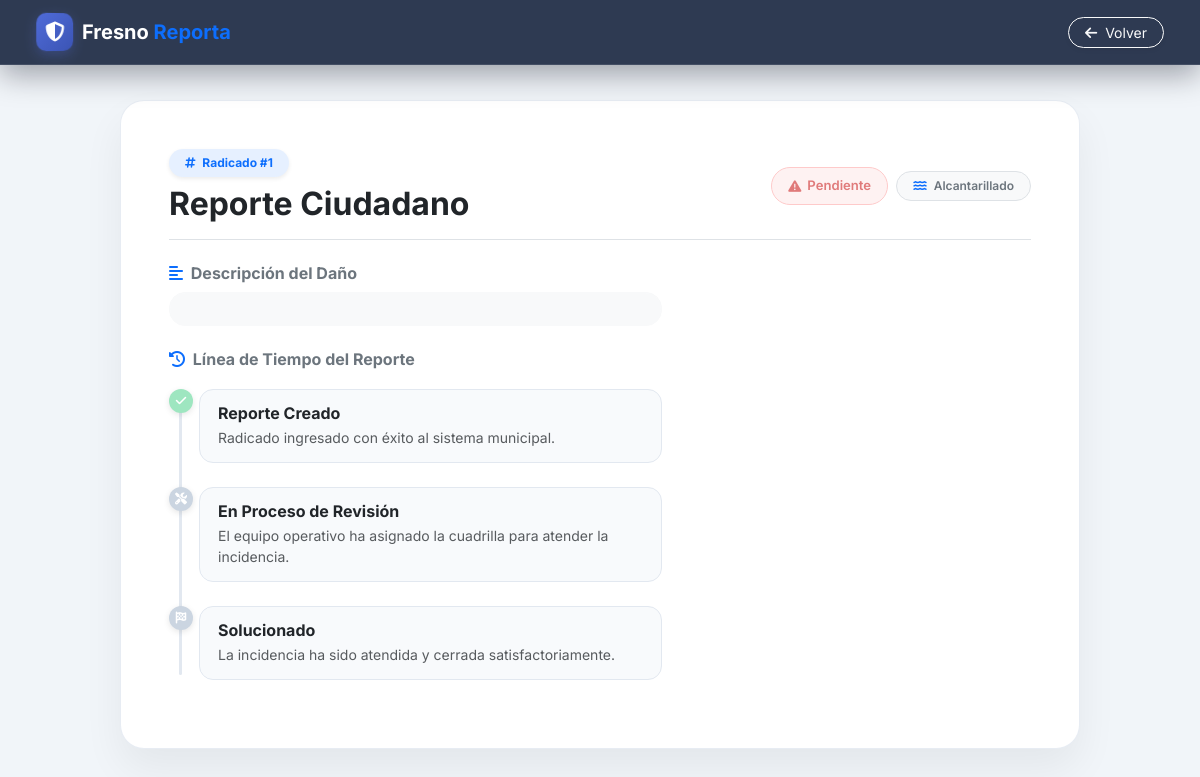
Screenshot of /FresnoReporta/public/index.php?url=detalle&id=1 (signed in) with the database file from the repository.
### tables this page shows
CREATE TABLE `reportes` (
  `id_reporte` int(11) NOT NULL,
  `id_usuario` int(11) NOT NULL,
  `id_categoria` int(11) NOT NULL,
  `id_estado` int(11) NOT NULL,
  `id_prioridad` int(11) NOT NULL,
  `id_dependencia` int(11) DEFAULT NULL,
  `id_municipio` int(11) NOT NULL,
  `id_barrio` int(11) DEFAULT NULL,
  `id_vereda` int(11) DEFAULT NULL,
  `tipo_zona` enum('Urbana','Rural') NOT NULL,
  `titulo` varchar(150) NOT NULL DEFAULT 'Reporte Ciudadano',
  `descripcion` text NOT NULL,
  `direccion` varchar(255) DEFAULT NULL,
  `latitud` decimal(10,8) DEFAULT NULL,
  `longitud` decimal(11,8) DEFAULT NULL,
  `fecha_reporte` timestamp NOT NULL DEFAULT current_timestamp(),
  `fecha_actualizacion` timestamp NOT NULL DEFAULT current_timestamp() ON UPDATE current_timestamp(),
  `calificacion` int(11) DEFAULT NULL,
  `comentario_calificacion` text DEFAULT NULL
);

CREATE TABLE `estados` (
  `id_estado` int(11) NOT NULL,
  `nombre` varchar(50) NOT NULL,
  `descripcion` varchar(255) DEFAULT NULL,
  `color` varchar(20) DEFAULT NULL,
  `activo` tinyint(1) DEFAULT 1
);

CREATE TABLE `categorias` (
  `id_categoria` int(11) NOT NULL,
  `nombre` varchar(100) NOT NULL,
  `descripcion` varchar(255) DEFAULT NULL,
  `activo` tinyint(1) DEFAULT 1
);

### FresnoReporta/app/controllers/ReporteController.php (called while the page is built, shortened)
<?php
require_once __DIR__ . '/../helpers/helpers.php';
class ReporteController
{
    public function detalle()
    {
        $id_reporte = $_GET['id'] ?? null;
        $reporte = null;
        if ($id_reporte) {
            try {
                $database = new Database();
                $conexion = $database->conectar();
                $stmt = $conexion->prepare("SELECT r.*, c.nombre as categoria_nombre, e.nombre as estado_nombre, e.color as estado_color, u.nombre as usuario_nombre FROM reportes r LEFT JOIN categorias c ON r.id_categoria = c.id_categoria LEFT JOIN estados e ON r.id_estado = e.id_estado LEFT JOIN usuarios u ON r.id_usuario = u.id_usuario WHERE r.id_reporte = :id LIMIT 1");
                $stmt->execute([':id' => $id_reporte]);
                $reporte = $stmt->fetch(PDO::FETCH_ASSOC);
            } catch (PDOException $e) { $reporte = null; }
        }
        require_once __DIR__ . '/../views/reportes/detalle.php';
    }
}

### FresnoReporta/app/helpers/helpers.php (called while the page is built, shortened)
<?php
function categoriaIcon($nombre)
{
    $iconos = [
        'Acueducto' => 'fa-droplet',
        'Alcantarillado' => 'fa-water',
        'Alumbrado público' => 'fa-lightbulb',
        'Árboles caídos' => 'fa-tree',
        'Basuras' => 'fa-dumpster',
        'Deslizamientos' => 'fa-hill-rockslide',
        'Espacio público' => 'fa-landmark',
        'Huecos en la vía' => 'fa-road-circle-exclamation',
        'Inundaciones' => 'fa-house-flood-water',
        'Otro' => 'fa-circle-question',
        'Parques' => 'fa-seedling',
        'Puentes' => 'fa-route',
        'Semáforos' => 'fa-traffic-light',
        'Señalización vial' => 'fa-signs-post',
    ];
    return $iconos[$nombre] ?? 'fa-triangle-exclamation';
}

### FresnoReporta/app/views/reportes/detalle.php (the view, shortened to what this page needs)
<!DOCTYPE html>
<html lang="es">
<head>
    <link href="https://cdn.jsdelivr.net/npm/bootstrap@5.3.0/dist/css/bootstrap.min.css" rel="stylesheet">
    <link rel="stylesheet" href="https://cdnjs.cloudflare.com/ajax/libs/font-awesome/6.4.0/css/all.min.css">
    <link rel="stylesheet" href="https://unpkg.com/leaflet@1.9.4/dist/leaflet.css" />
    <link rel="stylesheet" href="/FresnoReporta/public/assets/css/app.css?v=4">
</head>
<body>
    <nav class="navbar navbar-expand-lg navbar-dark navbar-custom px-4 py-2 sticky-top">
        <div class="container-fluid">
            <a class="navbar-brand fw-bold d-flex align-items-center text-decoration-none" href="/FresnoReporta/public/index.php?url=mis-reportes">
                <div class="brand-badge me-2"><i class="fas fa-shield-alt"></i></div>
                <span class="text-white">Fresno <span class="text-primary">Reporta</span></span>
            </a>
            <a href="/FresnoReporta/public/index.php?url=mis-reportes" class="btn btn-outline-light btn-sm rounded-pill px-3 shadow-sm"><i class="fas fa-arrow-left me-1"></i> Volver</a>
        </div>
    </nav>
    <div class="main-container">
        <?php if (!empty($error) || !$reporte): ?>
            <div class="alert alert-danger rounded-4 shadow-sm p-4 text-center">
                <h4 class="fw-bold mb-2"><i class="fas fa-exclamation-triangle me-2"></i> Error</h4>
                <p class="text-muted mb-3"><?php echo htmlspecialchars($error ?? 'Reporte no encontrado.'); ?></p>
                <a href="/FresnoReporta/public/index.php?url=mis-reportes" class="btn btn-primary rounded-pill px-4">Volver</a>
            </div>
        <?php else: ?>
            <?php
                $id_estado = $reporte['id_estado'] ?? 1;
                $estado_nombre = $reporte['estado_nombre'] ?? 'Pendiente';
                $badge_class = 'bg-pendiente-light';
                $status_icon = 'fa-exclamation-triangle';
            ?>
            <div class="detail-card p-4 p-md-5 reveal">
                <div class="d-flex justify-content-between align-items-center flex-wrap gap-3 mb-4 pb-3 border-bottom">
                    <div>
                        <span class="badge bg-primary bg-opacity-10 text-primary px-3 py-2 rounded-pill fw-bold mb-2 shadow-sm"><i class="fas fa-hashtag me-1"></i> Radicado #<?php echo $reporte['id_reporte']; ?></span>
                        <h2 class="fw-bold text-dark m-0"><?php echo htmlspecialchars($reporte['titulo']); ?></h2>
                    </div>
                    <div class="d-flex align-items-center gap-2">
                        <span class="badge-status-pill <?php echo $badge_class; ?>"><i class="fas <?php echo $status_icon; ?>"></i> <?php echo htmlspecialchars($estado_nombre); ?></span>
                        <span class="badge bg-light text-secondary border px-3 py-2 rounded-pill fw-semibold"><i class="fas <?php echo categoriaIcon($reporte['categoria_nombre'] ?? 'General'); ?> text-primary me-1"></i> <?php echo htmlspecialchars($reporte['categoria_nombre'] ?? 'General'); ?></span>
                    </div>
                </div>
                <div class="row g-4">
                    <div class="col-lg-7">
                        <div class="mb-4">
                            <h6 class="fw-bold text-secondary mb-2"><i class="fas fa-align-left text-primary me-1"></i> Descripción del Daño</h6>
                            <div class="p-3 bg-light rounded-4 text-dark border border-light"><?php echo nl2br(htmlspecialchars($reporte['descripcion'] ?? 'Sin descripción proporcionada.')); ?></div>
                        </div>
                        <div>
                            <h6 class="fw-bold text-secondary mb-3"><i class="fas fa-history text-primary me-1"></i> Línea de Tiempo del Reporte</h6>
                            <div class="timeline">
                                <div class="timeline-item completed">
                                    <div class="timeline-marker"><i class="fas fa-check"></i></div>
                                    <div class="timeline-content">
                                        <h6 class="fw-bold mb-1 text-dark">Reporte Creado</h6>
                                        <p class="text-muted small mb-0">Radicado ingresado con éxito al sistema municipal.</p>
                                    </div>
                                </div>
                                <div class="timeline-item <?php echo ($id_estado >= 4) ? 'completed' : ''; ?>">
                                    <div class="timeline-marker"><i class="fas fa-tools"></i></div>
                                    <div class="timeline-content">
                                        <h6 class="fw-bold mb-1 text-dark">En Proceso de Revisión</h6>
                                        <p class="text-muted small mb-0">El equipo operativo ha asignado la cuadrilla para atender la incidencia.</p>
                                    </div>
                                </div>
                                <div class="timeline-item <?php echo ($id_estado == 5) ? 'completed' : ''; ?>">
                                    <div class="timeline-marker"><i class="fas fa-flag-checkered"></i></div>
                                    <div class="timeline-content">
                                        <h6 class="fw-bold mb-1 text-dark">Solucionado</h6>
                                        <p class="text-muted small mb-0">La incidencia ha sido atendida y cerrada satisfactoriamente.</p>
                                    </div>
                                </div>
                            </div>
                        </div>
                    </div>
                    <div class="col-lg-5">
                    </div>
                </div>
            </div>
        <?php endif; ?>
    </div>
</body>
</html>

### FresnoReporta/public/assets/css/app.css (style rules this page uses)
:root { --fr-blue: #4F6BD8; --fr-blue-dark: #3B54B4; --fr-blue-darker: #2F4494; --fr-cyan: #4F6BD8; --fr-navy: #1E2A44; --fr-surface: #ffffff; --fr-border: rgba(226, 232, 240, 0.8); }
body { background: #f4f6f9; }
.navbar-custom { box-shadow: 0 10px 30px rgba(2, 6, 23, 0.35); }
.navbar-custom .brand-badge { transform: perspective(300px) rotateY(0deg); transition: transform 0.4s ease; }
.reveal { animation: frFadeUp 0.55s cubic-bezier(0.22, 1, 0.36, 1) both; }

### FresnoReporta/app/views/reportes/detalle.php (style rules this page uses)
body { font-family: 'Inter', sans-serif; background-color: #f1f5f9; color: #334155; min-height: 100vh; display: flex; flex-direction: column; margin: 0; }
.navbar-custom { background: rgba(30, 42, 68, 0.92); backdrop-filter: blur(14px); border-bottom: 1px solid rgba(255, 255, 255, 0.1); z-index: 1030; }
.brand-badge { width: 38px; height: 38px; background: linear-gradient(135deg, #4F6BD8, #3B54B4); color: white; border-radius: 10px; display: flex; align-items: center; justify-content: center; box-shadow: 0 4px 12px rgba(79, 107, 216, 0.3); }
.main-container { max-width: 1000px; margin: 35px auto; padding: 0 20px; width: 100%; animation: fadeIn 0.4s ease-out; }
.detail-card { background: #ffffff; border-radius: 24px; box-shadow: 0 20px 40px rgba(0, 0, 0, 0.06); border: 1px solid rgba(226, 232, 240, 0.8); overflow: hidden; }
.timeline { position: relative; padding-left: 30px; margin: 20px 0; }
.timeline::before { content: ''; position: absolute; left: 10px; top: 5px; bottom: 5px; width: 3px; background: #e2e8f0; border-radius: 3px; }
.timeline-item { position: relative; margin-bottom: 24px; }
.timeline-item:last-child { margin-bottom: 0; }
.timeline-marker { position: absolute; left: -30px; top: 0; width: 24px; height: 24px; border-radius: 50%; background: #cbd5e1; color: #fff; display: flex; align-items: center; justify-content: center; font-size: 0.75rem; box-shadow: 0 2px 6px rgba(0,0,0,0.1); }
.timeline-item.completed .timeline-marker { background: #9EE6C0; }
.timeline-content { background: #f8fafc; padding: 14px 18px; border-radius: 14px; border: 1px solid #e2e8f0; }
.badge-status-pill { padding: 8px 16px; border-radius: 50rem; font-size: 0.82rem; font-weight: 600; display: inline-flex; align-items: center; gap: 6px; }
.bg-pendiente-light { background-color: #fef2f2; color: #E07A7A; border: 1px solid #fecaca; }

### rows the page displays
reportes: id_reporte "1", titulo "Reporte Ciudadano", id_estado.nombre "Pendiente", id_categoria.nombre "Alcantarillado"
